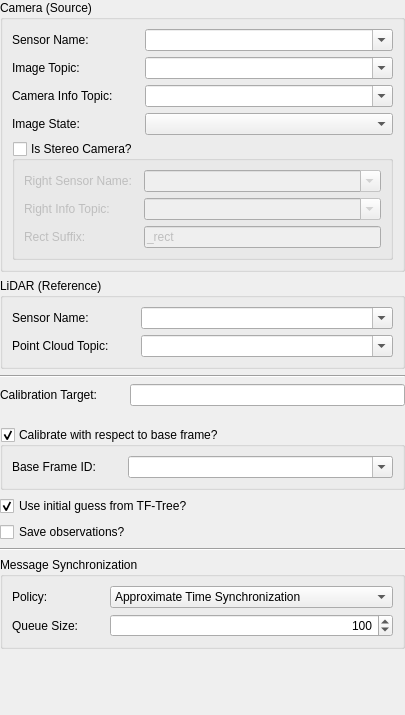
<?xml version="1.0" encoding="UTF-8" ?>
<ui version="4.0">
 <class>multisensor_calibration::ExtrinsicCameraCameraConfigWidget</class>
 <widget
        class="QWidget"
        name="multisensor_calibration::ExtrinsicCameraCameraConfigWidget"
    >
  <property name="geometry">
   <rect>
    <x>0</x>
    <y>0</y>
    <width>405</width>
    <height>715</height>
   </rect>
  </property>
  <property name="sizePolicy">
   <sizepolicy hsizetype="Preferred" vsizetype="Fixed">
    <horstretch>0</horstretch>
    <verstretch>0</verstretch>
   </sizepolicy>
  </property>
  <property name="minimumSize">
   <size>
    <width>0</width>
    <height>715</height>
   </size>
  </property>
  <property name="maximumSize">
   <size>
    <width>16777215</width>
    <height>715</height>
   </size>
  </property>
  <property name="windowTitle">
   <string>Form</string>
  </property>
  <layout class="QVBoxLayout" name="verticalLayout">
   <property name="leftMargin">
    <number>0</number>
   </property>
   <property name="topMargin">
    <number>0</number>
   </property>
   <property name="rightMargin">
    <number>0</number>
   </property>
   <property name="bottomMargin">
    <number>0</number>
   </property>
   <item>
    <widget class="QGroupBox" name="cameraGroupBox">
     <property name="title">
      <string>Camera (Source)</string>
     </property>
     <layout class="QVBoxLayout" name="verticalLayout_2">
      <item>
       <layout class="QFormLayout" name="formLayout_6">
        <property name="horizontalSpacing">
         <number>32</number>
        </property>
        <item row="0" column="0">
         <widget class="QLabel" name="cameraNameLabel">
          <property name="text">
           <string>Sensor Name:</string>
          </property>
         </widget>
        </item>
        <item row="0" column="1">
         <widget class="QComboBox" name="cameraNameComboBox">
          <property name="toolTip">
           <string
                                            >Select or enter the name of the source camera sensor.</string>
          </property>
          <property name="editable">
           <bool>true</bool>
          </property>
         </widget>
        </item>
        <item row="1" column="0">
         <widget class="QLabel" name="imageTopicLabel">
          <property name="text">
           <string>Image Topic:</string>
          </property>
         </widget>
        </item>
        <item row="1" column="1">
         <widget class="QComboBox" name="imageTopicComboBox">
          <property name="toolTip">
           <string
                                            >Select or enter the topic name on which the camera images are published.</string>
          </property>
          <property name="editable">
           <bool>true</bool>
          </property>
         </widget>
        </item>
        <item row="2" column="0">
         <widget class="QLabel" name="infoTopicLabel">
          <property name="text">
           <string>Camera Info Topic:</string>
          </property>
         </widget>
        </item>
        <item row="2" column="1">
         <widget class="QComboBox" name="infoTopicComboBox">
          <property name="toolTip">
           <string
                                            >Select or enter the topic name on which the camera info messages are published. If left empty, this will be constructed from the image topic.</string>
          </property>
          <property name="editable">
           <bool>true</bool>
          </property>
         </widget>
        </item>
        <item row="3" column="0">
         <widget class="QLabel" name="imageStateLabel">
          <property name="text">
           <string>Image State:</string>
          </property>
         </widget>
        </item>
        <item row="3" column="1">
         <widget class="QComboBox" name="imageStateComboBox">
          <property name="toolTip">
           <string
                                            >&lt;html&gt;&lt;head/&gt;&lt;body&gt;&lt;p&gt;Select the state of the image data:&lt;/p&gt;&lt;p&gt;  - DISTORTED: The image directly coming from the sensor, i.e. containing lense distortion.&lt;/p&gt;&lt;p&gt;  - UNDISTORTED: The image has been made free of lense distortion.&lt;/p&gt;&lt;p&gt;  - STEREO_RECTIFIED: The image comes from a stereo camera has been rectified so that the images of both cameras align horizontally.&lt;/p&gt;&lt;/body&gt;&lt;/html&gt;</string>
          </property>
         </widget>
        </item>
       </layout>
      </item>
      <item>
       <widget class="QGroupBox" name="isStereoGroupBox">
        <property name="title">
         <string>Is Stereo Camera?</string>
        </property>
        <property name="checkable">
         <bool>true</bool>
        </property>
        <property name="checked">
         <bool>false</bool>
        </property>
        <layout class="QFormLayout" name="formLayout">
         <property name="horizontalSpacing">
          <number>12</number>
         </property>
         <item row="0" column="0">
          <widget class="QLabel" name="rightCameraNameLabel">
           <property name="text">
            <string>Right Sensor Name:</string>
           </property>
          </widget>
         </item>
         <item row="0" column="1">
          <widget class="QComboBox" name="rightCameraNameComboBox">
           <property name="editable">
            <bool>true</bool>
           </property>
          </widget>
         </item>
         <item row="1" column="0">
          <widget class="QLabel" name="rightCameraInfoLabel">
           <property name="text">
            <string>Right Info Topic:</string>
           </property>
          </widget>
         </item>
         <item row="1" column="1">
          <widget class="QComboBox" name="rightInfoComboBox">
           <property name="editable">
            <bool>true</bool>
           </property>
          </widget>
         </item>
         <item row="2" column="0">
          <widget class="QLabel" name="rectSuffixlabel">
           <property name="text">
            <string>Rect Suffix:</string>
           </property>
          </widget>
         </item>
         <item row="2" column="1">
          <widget class="QLineEdit" name="rectSuffixLineEdit">
           <property name="text">
            <string>_rect</string>
           </property>
          </widget>
         </item>
        </layout>
       </widget>
      </item>
     </layout>
    </widget>
   </item>
   <item>
    <widget class="QGroupBox" name="lidarGroupBox">
     <property name="title">
      <string>LiDAR (Reference)</string>
     </property>
     <layout class="QFormLayout" name="formLayout_2">
      <property name="horizontalSpacing">
       <number>32</number>
      </property>
      <item row="0" column="0">
       <widget class="QLabel" name="lidarNameLabel">
        <property name="text">
         <string>Sensor Name:</string>
        </property>
       </widget>
      </item>
      <item row="1" column="0">
       <widget class="QLabel" name="cloudTopicLabel">
        <property name="text">
         <string>Point Cloud Topic:</string>
        </property>
       </widget>
      </item>
      <item row="1" column="1">
       <widget class="QComboBox" name="cloudTopicComboBox">
        <property name="toolTip">
         <string
                                    >Select or enter the topic name on which the point clouds are published.</string>
        </property>
        <property name="editable">
         <bool>true</bool>
        </property>
       </widget>
      </item>
      <item row="0" column="1">
       <widget class="QComboBox" name="lidarNameComboBox">
        <property name="toolTip">
         <string
                                    >Select or enter the name of the reference LiDAR sensor.</string>
        </property>
        <property name="editable">
         <bool>true</bool>
        </property>
       </widget>
      </item>
     </layout>
    </widget>
   </item>
   <item>
    <widget class="Line" name="line">
     <property name="orientation">
      <enum>Qt::Horizontal</enum>
     </property>
    </widget>
   </item>
   <item>
    <widget class="QWidget" name="calibTargetWidget" native="true">
     <property name="sizePolicy">
      <sizepolicy hsizetype="MinimumExpanding" vsizetype="Minimum">
       <horstretch>0</horstretch>
       <verstretch>0</verstretch>
      </sizepolicy>
     </property>
     <property name="minimumSize">
      <size>
       <width>0</width>
       <height>37</height>
      </size>
     </property>
     <property name="maximumSize">
      <size>
       <width>16777215</width>
       <height>37</height>
      </size>
     </property>
     <layout class="QFormLayout" name="formLayout_3">
      <property name="horizontalSpacing">
       <number>32</number>
      </property>
      <property name="leftMargin">
       <number>0</number>
      </property>
      <property name="topMargin">
       <number>0</number>
      </property>
      <property name="rightMargin">
       <number>0</number>
      </property>
      <property name="bottomMargin">
       <number>0</number>
      </property>
      <item row="0" column="0">
       <widget class="QLabel" name="calibTargetFileLabel">
        <property name="text">
         <string>Calibration Target:</string>
        </property>
       </widget>
      </item>
      <item row="0" column="1">
       <widget class="QLineEdit" name="calibTargetFileLineEdit">
        <property name="toolTip">
         <string>Configuration file of the calibration target.</string>
        </property>
        <property name="readOnly">
         <bool>true</bool>
        </property>
       </widget>
      </item>
     </layout>
    </widget>
   </item>
   <item>
    <widget class="QGroupBox" name="baseFrameGroupBox">
     <property name="toolTip">
      <string
                        >Calibrate the pose of the source sensor with respect to a base frame.</string>
     </property>
     <property name="title">
      <string>Calibrate with respect to base frame?</string>
     </property>
     <property name="checkable">
      <bool>true</bool>
     </property>
     <layout class="QFormLayout" name="formLayout_4">
      <property name="horizontalSpacing">
       <number>32</number>
      </property>
      <item row="0" column="0">
       <widget class="QLabel" name="baseFrameLabel">
        <property name="text">
         <string>Base Frame ID:</string>
        </property>
       </widget>
      </item>
      <item row="0" column="1">
       <widget class="QComboBox" name="baseFrameComboBox">
        <property name="toolTip">
         <string
                                    >Select the frame ID of the base frame with respect to which the pose is to be calibrated.</string>
        </property>
        <property name="editable">
         <bool>true</bool>
        </property>
        <property name="sizeAdjustPolicy">
         <enum>QComboBox::AdjustToContentsOnFirstShow</enum>
        </property>
       </widget>
      </item>
     </layout>
    </widget>
   </item>
   <item>
    <widget class="QCheckBox" name="initialGuessCheckBox">
     <property name="toolTip">
      <string
                        >Use the data provided by the TF-Tree to extract an initial guess for the calibration.</string>
     </property>
     <property name="text">
      <string>Use initial guess from TF-Tree?</string>
     </property>
     <property name="checked">
      <bool>true</bool>
     </property>
    </widget>
   </item>
   <item>
    <widget class="QCheckBox" name="observationsCheckBox">
     <property name="toolTip">
      <string
                        >Save the observations which have been used for the calibration into the calibration workspace.</string>
     </property>
     <property name="text">
      <string>Save observations?</string>
     </property>
    </widget>
   </item>
   <item>
    <widget class="Line" name="line_2">
     <property name="orientation">
      <enum>Qt::Horizontal</enum>
     </property>
    </widget>
   </item>
   <item>
    <widget class="QGroupBox" name="synchronizatioGroupBox">
     <property name="title">
      <string>Message Synchronization</string>
     </property>
     <layout class="QFormLayout" name="formLayout_5">
      <property name="horizontalSpacing">
       <number>32</number>
      </property>
      <item row="0" column="0">
       <widget class="QLabel" name="syncPolicyLabel">
        <property name="text">
         <string>Policy:</string>
        </property>
       </widget>
      </item>
      <item row="0" column="1">
       <widget class="QComboBox" name="syncPolicyComboBox">
        <property name="toolTip">
         <string
                                    >Select which type of time synchronization is to be used to synchronize the sensor messages.</string>
        </property>
        <property name="currentIndex">
         <number>1</number>
        </property>
        <item>
         <property name="text">
          <string>Exact Time Synchronization</string>
         </property>
        </item>
        <item>
         <property name="text">
          <string>Approximate Time Synchronization</string>
         </property>
        </item>
       </widget>
      </item>
      <item row="1" column="0">
       <widget class="QLabel" name="queueSizeLabel">
        <property name="text">
         <string>Queue Size:</string>
        </property>
       </widget>
      </item>
      <item row="1" column="1">
       <widget class="QSpinBox" name="queueSizeSpinBox">
        <property name="toolTip">
         <string>Queue size used for the time synchronization.</string>
        </property>
        <property name="layoutDirection">
         <enum>Qt::LeftToRight</enum>
        </property>
        <property name="alignment">
         <set>Qt::AlignRight|Qt::AlignTrailing|Qt::AlignVCenter</set>
        </property>
        <property name="buttonSymbols">
         <enum>QAbstractSpinBox::UpDownArrows</enum>
        </property>
        <property name="minimum">
         <number>1</number>
        </property>
        <property name="maximum">
         <number>999</number>
        </property>
        <property name="singleStep">
         <number>10</number>
        </property>
        <property name="value">
         <number>100</number>
        </property>
       </widget>
      </item>
     </layout>
    </widget>
   </item>
   <item>
    <spacer name="verticalSpacer">
     <property name="orientation">
      <enum>Qt::Vertical</enum>
     </property>
     <property name="sizeType">
      <enum>QSizePolicy::MinimumExpanding</enum>
     </property>
     <property name="sizeHint" stdset="0">
      <size>
       <width>20</width>
       <height>0</height>
      </size>
     </property>
    </spacer>
   </item>
  </layout>
 </widget>
 <resources />
 <connections />
</ui>
